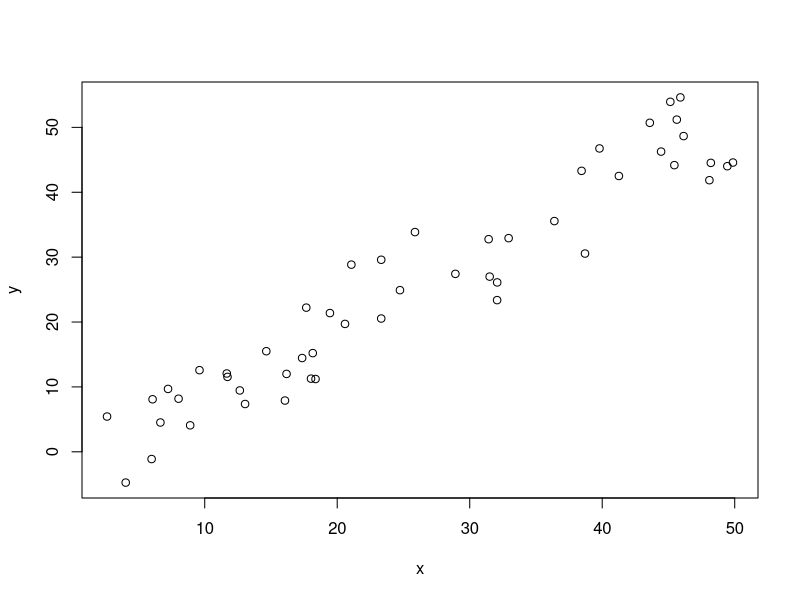
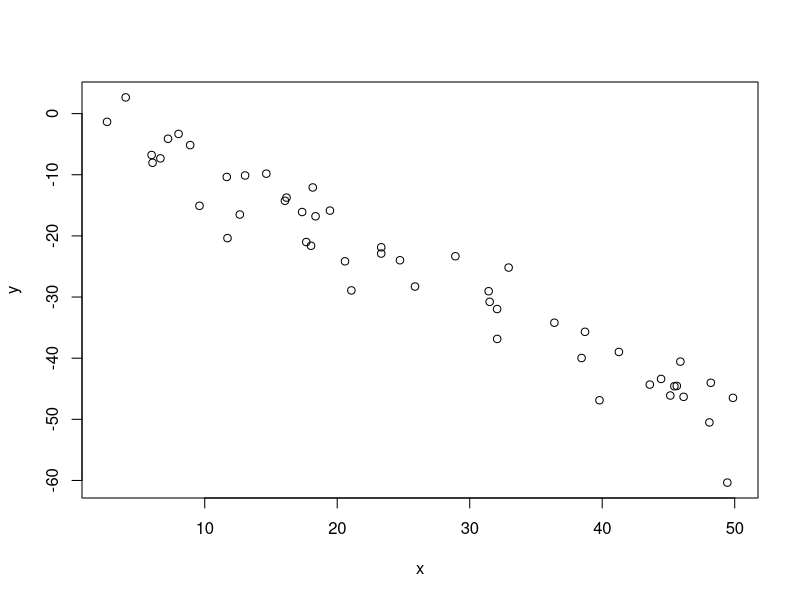
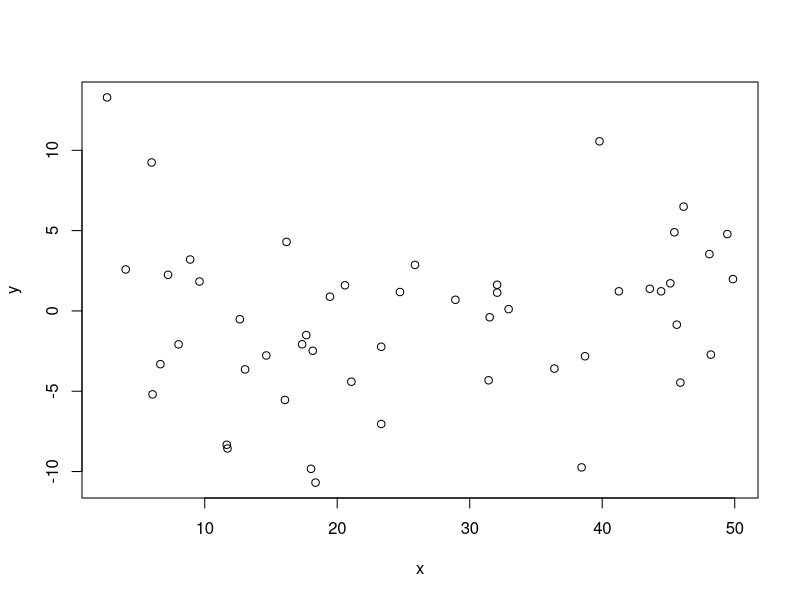
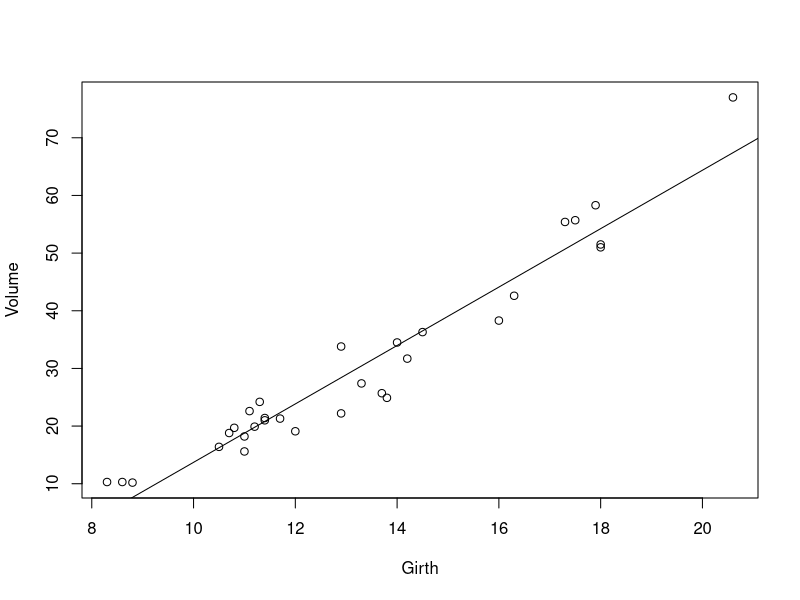
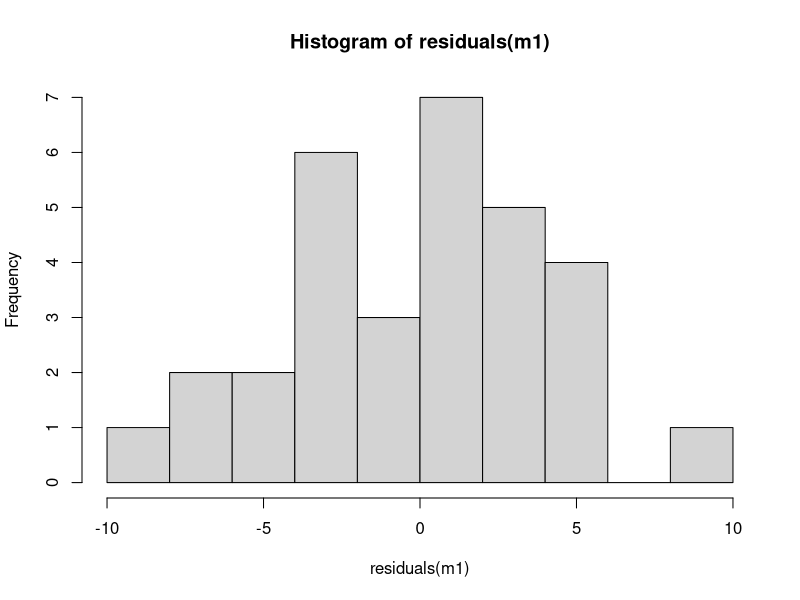
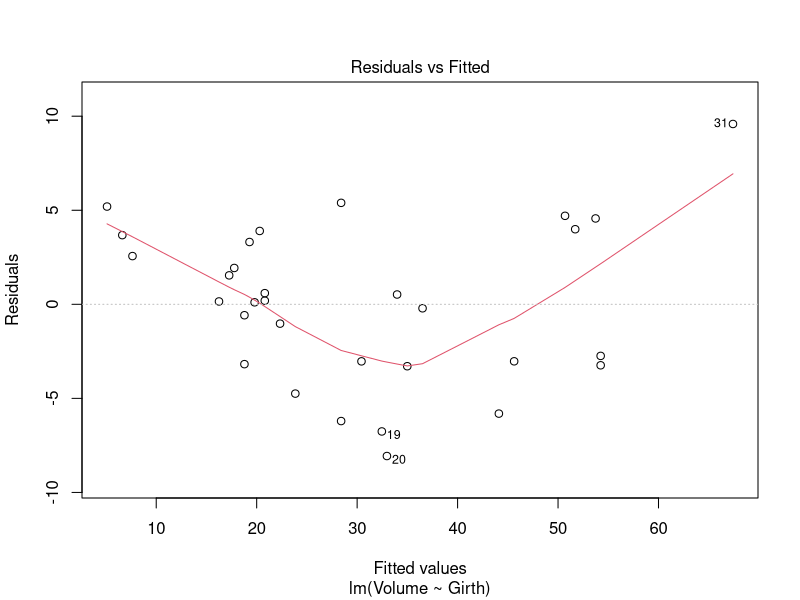
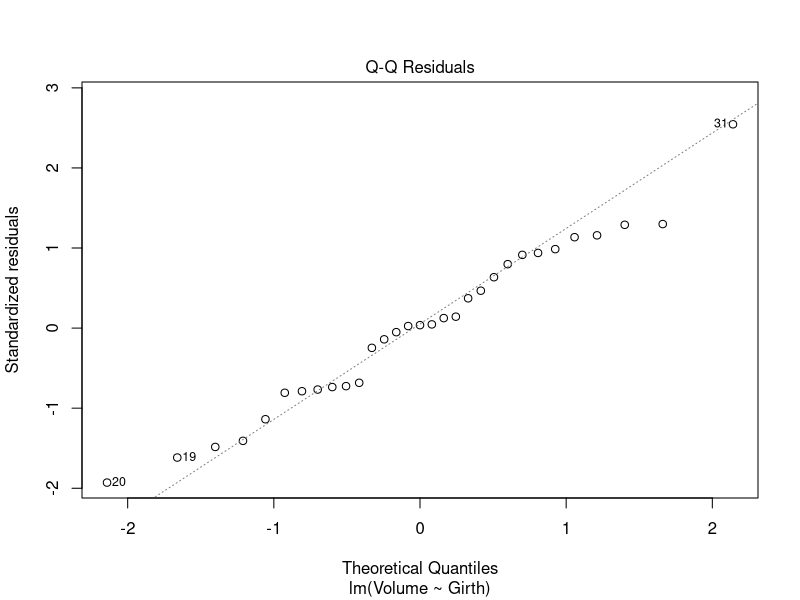
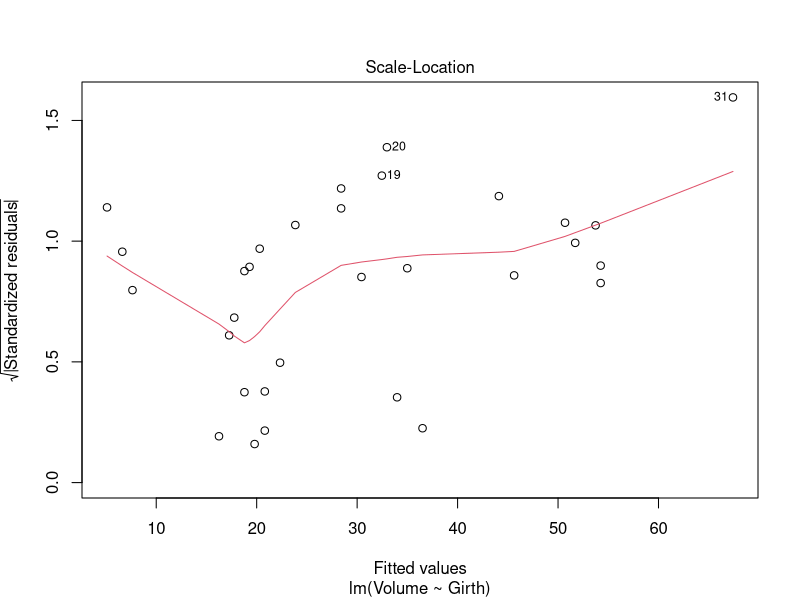

Source code (R) for these figures, in order:
## ---- chunk 1
# change working directory: should be the directory containg the Markdown files:
#setwd("~/courses/cruk/LinearModelAndExtensions/20180510/Practicals/")

## ---- chunk 2
x = runif(50,0,50)
## ---- chunk 3
y = x + rnorm(50,0,5)
## ---- chunk 4
plot(y~x)
## ---- chunk 5
pearson_cor_coef = cor(x,y)
list("cor"=pearson_cor_coef,"R^2"=pearson_cor_coef^2)
## ---- chunk 6
y = -x + rnorm(50,0,5)
plot(y~x)
pearson_cor_coef = cor(x,y)
list("cor"=pearson_cor_coef,"R^2"=pearson_cor_coef^2)
## ---- chunk 7
y = rnorm(50,0,5)
plot(y~x)
pearson_cor_coef = cor(x,y)
list("cor"=pearson_cor_coef,"R^2"=pearson_cor_coef^2)
## ---- chunk 8
cor.test(x,y)
## ---- chunk 9
plot(Volume~Girth,data=trees)
m1 = lm(Volume~Girth,data=trees)
abline(m1)
cor.test(trees$Volume,trees$Girth)
## ---- chunk 10
summary(m1)
## ---- chunk 11
hist(residuals(m1),breaks=10,col="light grey")
## ---- chunk 12
plot(m1)
## ---- chunk 13
z = seq(0,1.5*pi,0.2)
plot(sin(z)~z)
m2 = lm(sin(z)~z)
abline(m2)
## ---- chunk 14
summary(m2)
## ---- chunk 15
plot(m2)
## ---- chunk 16
plot(dist~speed,data=cars)
m3 = lm(dist~speed,data=cars)
abline(m3)
summary(m3)
## ---- chunk 17
plot(m3)
## ---- chunk 18
plot(sqrt(dist)~speed,data=cars)
m4 = lm(sqrt(dist)~speed,data=cars)
abline(m4)
plot(m4)
summary(m4)
## ---- chunk 19
plot(log(dist)~log(speed),data=cars)
m5 = lm(log(dist)~log(speed),data=cars)
abline(m5)
plot(m5)
summary(m5)
## ---- chunk 20
m6 = lm(log(dist)~0+log(speed),data=cars)
plot(m6)
summary(m6)
## ---- chunk 21
plot(dist~speed,data=cars)
x = order(cars$speed)
lines(exp(fitted(m6))[x]~cars$speed[x])
## ---- chunk 22
# import
diet = read.csv("data/diet.csv",row.names=1)
diet$weight.loss = diet$initial.weight - diet$final.weight 
# comparison
t.test(weight.loss~diet.type,data=diet[diet$diet.type!="B",],var.equal = TRUE)
summary(aov(weight.loss~diet.type,data=diet[diet$diet.type!="B",]))
## ---- chunk 23
summary(lm(weight.loss~diet.type,data=diet[diet$diet.type!="B",]))
## ---- chunk 24
m7 = lm(eruptions~waiting,data=faithful)
summary(m7)
## ---- chunk 25
# intercept = -1.874016
# coef of waiting = 0.075628
## ---- chunk 26
# R^2 = 0.8115
## ---- chunk 27
# Yes, the model does have significant utility
## ---- chunk 28
# Both of the parameters are significantly different from zero
## ---- chunk 29
# In the absence of other information, this summary would indicate a linear relationship between the two variables. However, we cannot conclude that without first checking that the modelling assumptions have been satistified...
## ---- chunk 30
plot(eruptions~waiting,data=faithful)
# The observations appear to cluster in two groups.
## ---- chunk 31
plot(eruptions~waiting,data=faithful)
abline(m7)
# At a glance, the model seems to describe the overall dependence of eruptions on waiting time reasonably well. However, this is misleading...
## ---- chunk 32
plot(m7)
# There is strong systematic behaviour in the plot of residuals versus fitted values. This indicates that the relationship/dependence is different or more complicated than can be described with the simple linear model.
# Specifically, it should be identified what causes observations to fall into one or other of the two groups. Differences between the two groups should be accounted for when modelling the relationship. It seems that the direct dependence of `eruptions` on `waiting` is not as strong as is indicated by the simple linear model.
## ---- chunk 33
cor(anscombe$x1,anscombe$y1)
cor.test(anscombe$x1,anscombe$y1)
cor(anscombe$x2,anscombe$y2)
cor.test(anscombe$x2,anscombe$y2)
cor(anscombe$x3,anscombe$y3)
cor.test(anscombe$x3,anscombe$y3)
cor(anscombe$x4,anscombe$y4)
cor.test(anscombe$x4,anscombe$y4)
# All four datasets seem to exhibit positive linear relationships, with the same correlation and the same p-value.
## ---- chunk 34
summary(lm(anscombe$y1~anscombe$x1))
summary(lm(anscombe$y2~anscombe$x2))
summary(lm(anscombe$y3~anscombe$x3))
summary(lm(anscombe$y4~anscombe$x4))
# The summaries are essentially identical for all four linear models.
## ---- chunk 35
plot(anscombe$y1~anscombe$x1)
plot(anscombe$y2~anscombe$x2)
plot(anscombe$y3~anscombe$x3)
plot(anscombe$y4~anscombe$x4)
# The four datasets are very different, with very different relationships between the x and y variables.
# This demonstrates how very different datasets can appear to be very similar when looking solely at summary statistics.
# We conclude that it is always important to peform exploratory data analysis, and look at the data before modelling.
## ---- chunk 36
plot(time~conc,data=Indometh)
# There is a non-linear negative relationship between time and conc
## ---- chunk 37
plot(log(time)~log(conc),data=Indometh)
## ---- chunk 38
m8 = lm(log(time)~log(conc),data=Indometh)
plot(m8)
# The diagnostic plots indicate that the residuals aren't perfectly Normally distributed, but the modelling assumptions aren't violated so much as to inhibit construction of a model.
summary(m8)
# Intercept = -0.4203
# Coefficient of log(conc) = -0.9066
# Both terms are significantly different from zero.
## ---- chunk 39
plot(log(time)~log(conc),data=Indometh)
abline(m8)
## ---- chunk 40
plot(time~conc,data=Indometh)
idx <- order(Indometh$conc)
lines(exp(fitted(m8))[idx]~Indometh$conc[idx])
